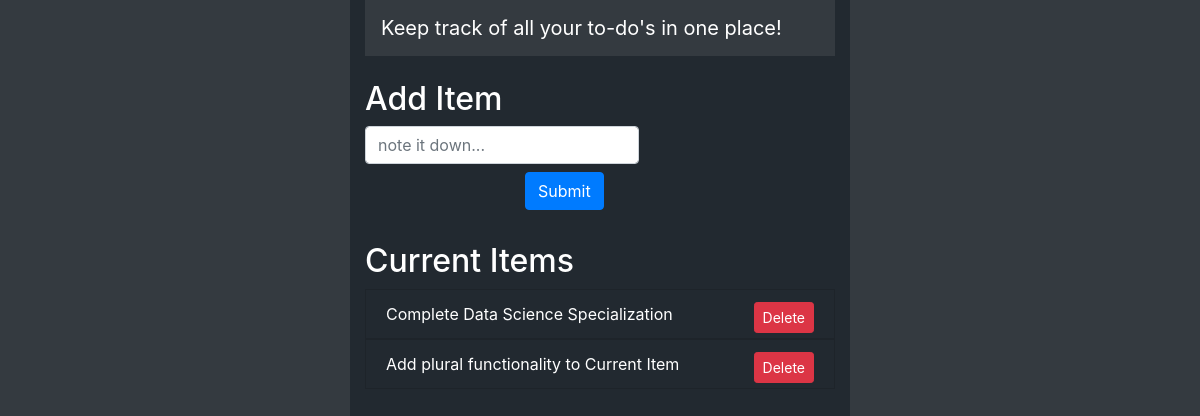
/, run on an earlier commit of the app's database.
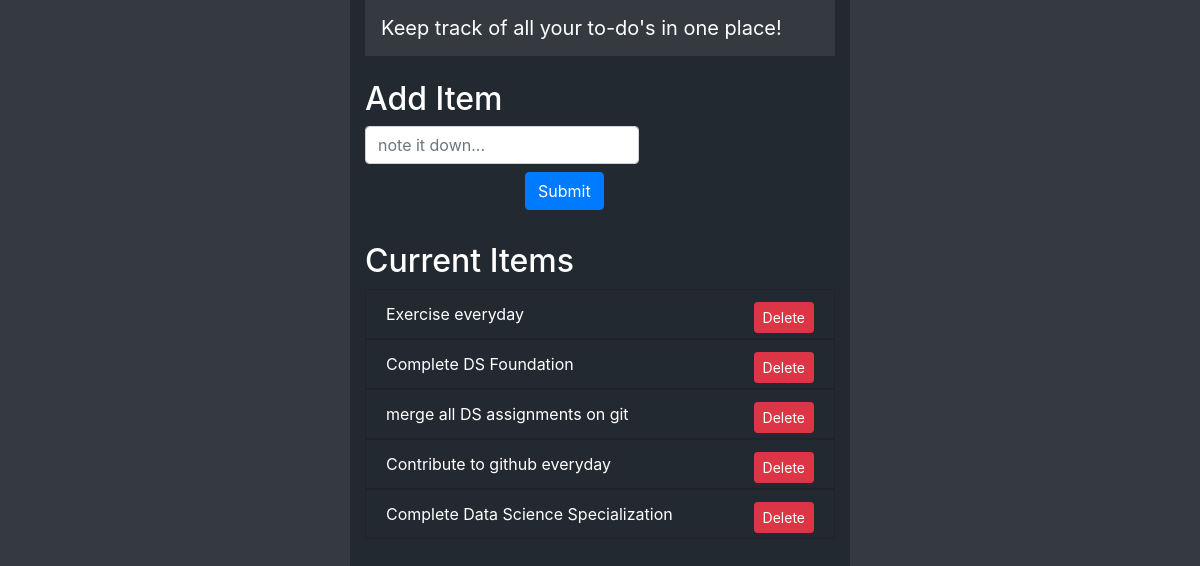
And on a later commit of the database.
### main/models.py (models this page shows)
class Todo(models.Model):
    added_date = models.DateTimeField()
    text = models.CharField(max_length=200)

### main/views.py (the view)
# urls.py: path('', views.home, name='home'),
def home(request):
    todo_list = Todo.objects.all().order_by("-added_date")
    context = {'todo_list': todo_list}
    return render(request, 'main/index.html', context=context)

### templates/main/index.html (shortened to what this page needs)
<!DOCTYPE html>
<html lang="en" >
<head>
    <link rel="stylesheet" href="https://stackpath.bootstrapcdn.com/bootstrap/4.5.0/css/bootstrap.min.css">
</head>
<body class="bg-dark" >
    <div class="container" style="width:500px; height:1000px; background-color:#222930;">
        <nav class="navbar navbar-dark bg-dark">
         <a class="navbar-brand ">Keep track of all your to-do's in one place!</a>
        </nav>
        <div class="row mt-4">
            <div class="col">
                <h2 style="color:white;"> Add Item</h2>
                <form class="form-inline"  action="add_todo/" method="post"> {% csrf_token %}
                    <input type="text" name="content" class="form-control mb-2 mr-sm-2" placeholder="note it down...">
                    <button type="submit" class="btn btn-primary mb-2" style="margin-left:160px;">Submit</button>
                </form>
            </div>
        </div>
        <div class="row mt-4">
            <div class="col">
                <h2 style="color:white;"> Current Item{% if todo_list|length > 1 %}s{% endif %}</h2>
                <ul class="list-group list-group-flush">
                    {% for item in todo_list %}
                     <form action="del_todo/{{item.id}}/" method="post"> {% csrf_token %}
                        <li class="list-group-item " style="background-color:#222930 ; color:white;">{{ item.text }}
                                <button type="submit" class="btn btn-sm btn-danger float-right" >Delete</button>
                        </li>
                     </form>
                    {% endfor %}
                </ul>
            </div>
        </div>
    </div>
</body>
</html>

What changed in the data, as far as the page shows it:
removed Todo: text "Add plural functionality to Current Item"
added Todo: text "Exercise everyday"
added Todo: text "Complete DS Foundation"
added Todo: text "merge all DS assignments on git"
added Todo: text "Contribute to github everyday"
